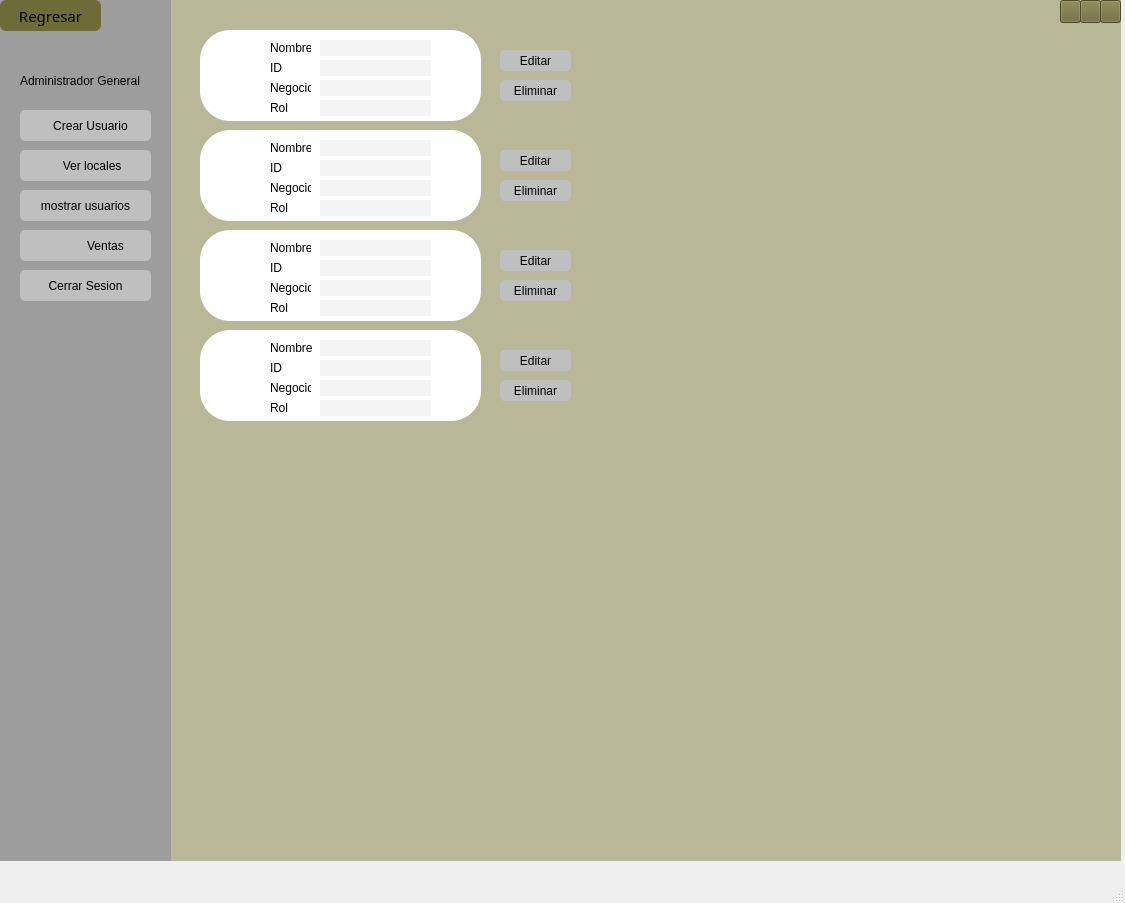
<?xml version="1.0" encoding="UTF-8"?>
<ui version="4.0">
 <class>MainWindow</class>
 <widget class="QMainWindow" name="MainWindow">
  <property name="windowModality">
   <enum>Qt::NonModal</enum>
  </property>
  <property name="geometry">
   <rect>
    <x>0</x>
    <y>0</y>
    <width>1125</width>
    <height>903</height>
   </rect>
  </property>
  <property name="sizePolicy">
   <sizepolicy hsizetype="Maximum" vsizetype="Maximum">
    <horstretch>0</horstretch>
    <verstretch>0</verstretch>
   </sizepolicy>
  </property>
  <property name="windowTitle">
   <string>MainWindow</string>
  </property>
  <widget class="QWidget" name="centralwidget">
   <widget class="QWidget" name="widget" native="true">
    <property name="geometry">
     <rect>
      <x>0</x>
      <y>0</y>
      <width>1121</width>
      <height>861</height>
     </rect>
    </property>
    <property name="styleSheet">
     <string notr="true">background-color: rgb(184, 183, 152);
</string>
    </property>
    <widget class="QWidget" name="widget_2" native="true">
     <property name="geometry">
      <rect>
       <x>0</x>
       <y>0</y>
       <width>171</width>
       <height>861</height>
      </rect>
     </property>
     <property name="styleSheet">
      <string notr="true">background-color: rgb(158, 157, 157);
</string>
     </property>
     <widget class="QLabel" name="label">
      <property name="geometry">
       <rect>
        <x>50</x>
        <y>30</y>
        <width>71</width>
        <height>71</height>
       </rect>
      </property>
      <property name="mouseTracking">
       <bool>false</bool>
      </property>
      <property name="autoFillBackground">
       <bool>false</bool>
      </property>
      <property name="styleSheet">
       <string notr="true">border-radius: 10px;</string>
      </property>
      <property name="text">
       <string/>
      </property>
      <property name="pixmap">
       <pixmap>../../../imagen.png</pixmap>
      </property>
      <property name="scaledContents">
       <bool>true</bool>
      </property>
      <property name="wordWrap">
       <bool>false</bool>
      </property>
      <property name="openExternalLinks">
       <bool>false</bool>
      </property>
     </widget>
     <widget class="QLabel" name="label_2">
      <property name="geometry">
       <rect>
        <x>20</x>
        <y>70</y>
        <width>121</width>
        <height>21</height>
       </rect>
      </property>
      <property name="styleSheet">
       <string notr="true">font: 87 7pt &quot;Arial Black&quot;;</string>
      </property>
      <property name="text">
       <string>Administrador General</string>
      </property>
     </widget>
     <widget class="QPushButton" name="pushButton">
      <property name="geometry">
       <rect>
        <x>20</x>
        <y>110</y>
        <width>131</width>
        <height>31</height>
       </rect>
      </property>
      <property name="styleSheet">
       <string notr="true">border-radius: 5px;
font: 87 5pt &quot;Arial Black&quot;;
background-color: rgb(191, 191, 191);</string>
      </property>
      <property name="text">
       <string>   Crear Usuario</string>
      </property>
      <property name="icon">
       <iconset>
        <normaloff>../Imagenes proyecto/simbolomas.svg</normaloff>../Imagenes proyecto/simbolomas.svg</iconset>
      </property>
     </widget>
     <widget class="QPushButton" name="pushButton_2">
      <property name="geometry">
       <rect>
        <x>20</x>
        <y>150</y>
        <width>131</width>
        <height>31</height>
       </rect>
      </property>
      <property name="styleSheet">
       <string notr="true">border-radius: 5px;
font: 87 5pt &quot;Arial Black&quot;;
background-color: rgb(191, 191, 191);</string>
      </property>
      <property name="text">
       <string>    Ver locales</string>
      </property>
      <property name="icon">
       <iconset>
        <normaloff>../Imagenes proyecto/mostrarusuario.svg</normaloff>../Imagenes proyecto/mostrarusuario.svg</iconset>
      </property>
     </widget>
     <widget class="QPushButton" name="pushButton_3">
      <property name="geometry">
       <rect>
        <x>20</x>
        <y>190</y>
        <width>131</width>
        <height>31</height>
       </rect>
      </property>
      <property name="styleSheet">
       <string notr="true">border-radius: 5px;
font: 87 5pt &quot;Arial Black&quot;;
background-color: rgb(191, 191, 191);</string>
      </property>
      <property name="text">
       <string>mostrar usuarios</string>
      </property>
      <property name="icon">
       <iconset>
        <normaloff>../Imagenes proyecto/mostrarusuario.svg</normaloff>../Imagenes proyecto/mostrarusuario.svg</iconset>
      </property>
     </widget>
     <widget class="QPushButton" name="pushButton_4">
      <property name="geometry">
       <rect>
        <x>20</x>
        <y>230</y>
        <width>131</width>
        <height>31</height>
       </rect>
      </property>
      <property name="styleSheet">
       <string notr="true">border-radius: 5px;
font: 87 5pt &quot;Arial Black&quot;;
background-color: rgb(191, 191, 191);</string>
      </property>
      <property name="text">
       <string>            Ventas</string>
      </property>
      <property name="icon">
       <iconset>
        <normaloff>../Imagenes proyecto/cart-shopping-solid.svg</normaloff>../Imagenes proyecto/cart-shopping-solid.svg</iconset>
      </property>
     </widget>
     <widget class="QPushButton" name="pushButton_5">
      <property name="geometry">
       <rect>
        <x>20</x>
        <y>270</y>
        <width>131</width>
        <height>31</height>
       </rect>
      </property>
      <property name="styleSheet">
       <string notr="true">border-radius: 5px;
font: 87 5pt &quot;Arial Black&quot;;
background-color: rgb(191, 191, 191);</string>
      </property>
      <property name="text">
       <string>Cerrar Sesion</string>
      </property>
      <property name="icon">
       <iconset>
        <normaloff>../Imagenes proyecto/cerrarsesion.svg</normaloff>../Imagenes proyecto/cerrarsesion.svg</iconset>
      </property>
     </widget>
     <widget class="QLabel" name="label_3">
      <property name="geometry">
       <rect>
        <x>50</x>
        <y>310</y>
        <width>71</width>
        <height>71</height>
       </rect>
      </property>
      <property name="styleSheet">
       <string notr="true">border-radius: 10px;</string>
      </property>
      <property name="text">
       <string/>
      </property>
      <property name="pixmap">
       <pixmap>../../../logo.png</pixmap>
      </property>
      <property name="scaledContents">
       <bool>true</bool>
      </property>
     </widget>
     <widget class="QPushButton" name="pushButton_6">
      <property name="geometry">
       <rect>
        <x>0</x>
        <y>0</y>
        <width>101</width>
        <height>31</height>
       </rect>
      </property>
      <property name="font">
       <font>
        <family>Arial Black</family>
        <pointsize>11</pointsize>
        <weight>10</weight>
        <italic>false</italic>
        <bold>false</bold>
       </font>
      </property>
      <property name="styleSheet">
       <string notr="true">border-radius: 6px;
font: 7pt &quot;MS Shell Dlg 2&quot;;
font: 87 11pt &quot;Arial Black&quot;;
background-color: rgb(109, 107, 56);
</string>
      </property>
      <property name="text">
       <string>Regresar</string>
      </property>
      <property name="icon">
       <iconset>
        <normaloff>../Imagenes proyecto/regresar.svg</normaloff>../Imagenes proyecto/regresar.svg</iconset>
      </property>
     </widget>
    </widget>
    <widget class="QWidget" name="widget_3" native="true">
     <property name="geometry">
      <rect>
       <x>200</x>
       <y>30</y>
       <width>281</width>
       <height>91</height>
      </rect>
     </property>
     <property name="styleSheet">
      <string notr="true">background-color: rgb(255, 255, 255);
border-radius:30px;
border:2px soild #6B675A;</string>
     </property>
     <widget class="QLabel" name="label_4">
      <property name="geometry">
       <rect>
        <x>70</x>
        <y>10</y>
        <width>41</width>
        <height>16</height>
       </rect>
      </property>
      <property name="styleSheet">
       <string notr="true">font: 87 7pt &quot;Arial Black&quot;;
background-color: rgb(255, 255, 255);</string>
      </property>
      <property name="text">
       <string>Nombre</string>
      </property>
     </widget>
     <widget class="QLabel" name="label_5">
      <property name="geometry">
       <rect>
        <x>70</x>
        <y>30</y>
        <width>41</width>
        <height>16</height>
       </rect>
      </property>
      <property name="styleSheet">
       <string notr="true">font: 87 7pt &quot;Arial Black&quot;;
background-color: rgb(255, 255, 255);</string>
      </property>
      <property name="text">
       <string>ID</string>
      </property>
     </widget>
     <widget class="QLabel" name="label_6">
      <property name="geometry">
       <rect>
        <x>70</x>
        <y>50</y>
        <width>41</width>
        <height>16</height>
       </rect>
      </property>
      <property name="styleSheet">
       <string notr="true">font: 87 7pt &quot;Arial Black&quot;;
background-color: rgb(255, 255, 255);</string>
      </property>
      <property name="text">
       <string>Negocio</string>
      </property>
     </widget>
     <widget class="QLabel" name="label_7">
      <property name="geometry">
       <rect>
        <x>70</x>
        <y>70</y>
        <width>41</width>
        <height>16</height>
       </rect>
      </property>
      <property name="styleSheet">
       <string notr="true">font: 87 7pt &quot;Arial Black&quot;;
background-color: rgb(255, 255, 255);</string>
      </property>
      <property name="text">
       <string>Rol</string>
      </property>
     </widget>
     <widget class="QLabel" name="label_8">
      <property name="geometry">
       <rect>
        <x>10</x>
        <y>20</y>
        <width>47</width>
        <height>51</height>
       </rect>
      </property>
      <property name="text">
       <string/>
      </property>
      <property name="pixmap">
       <pixmap>../Imagenes proyecto/imagenvista.jpg</pixmap>
      </property>
      <property name="scaledContents">
       <bool>true</bool>
      </property>
     </widget>
     <widget class="QLabel" name="label_24">
      <property name="geometry">
       <rect>
        <x>120</x>
        <y>10</y>
        <width>111</width>
        <height>16</height>
       </rect>
      </property>
      <property name="styleSheet">
       <string notr="true">border-radius:2px;
background-color: rgb(244, 244, 244);</string>
      </property>
      <property name="text">
       <string/>
      </property>
     </widget>
     <widget class="QLabel" name="label_25">
      <property name="geometry">
       <rect>
        <x>120</x>
        <y>30</y>
        <width>111</width>
        <height>16</height>
       </rect>
      </property>
      <property name="styleSheet">
       <string notr="true">border-radius:2px;
background-color: rgb(244, 244, 244);</string>
      </property>
      <property name="text">
       <string/>
      </property>
     </widget>
     <widget class="QLabel" name="label_26">
      <property name="geometry">
       <rect>
        <x>120</x>
        <y>50</y>
        <width>111</width>
        <height>16</height>
       </rect>
      </property>
      <property name="styleSheet">
       <string notr="true">border-radius:2px;
background-color: rgb(244, 244, 244);</string>
      </property>
      <property name="text">
       <string/>
      </property>
     </widget>
     <widget class="QLabel" name="label_30">
      <property name="geometry">
       <rect>
        <x>120</x>
        <y>70</y>
        <width>111</width>
        <height>16</height>
       </rect>
      </property>
      <property name="styleSheet">
       <string notr="true">border-radius:2px;
background-color: rgb(244, 244, 244);</string>
      </property>
      <property name="text">
       <string/>
      </property>
     </widget>
    </widget>
    <widget class="QWidget" name="widget_4" native="true">
     <property name="geometry">
      <rect>
       <x>200</x>
       <y>130</y>
       <width>281</width>
       <height>91</height>
      </rect>
     </property>
     <property name="styleSheet">
      <string notr="true">background-color: rgb(255, 255, 255);
border-radius:30px;
border:2px soild #6B675A;</string>
     </property>
     <widget class="QLabel" name="label_9">
      <property name="geometry">
       <rect>
        <x>70</x>
        <y>10</y>
        <width>41</width>
        <height>16</height>
       </rect>
      </property>
      <property name="styleSheet">
       <string notr="true">font: 87 7pt &quot;Arial Black&quot;;
background-color: rgb(255, 255, 255);</string>
      </property>
      <property name="text">
       <string>Nombre</string>
      </property>
     </widget>
     <widget class="QLabel" name="label_10">
      <property name="geometry">
       <rect>
        <x>70</x>
        <y>30</y>
        <width>41</width>
        <height>16</height>
       </rect>
      </property>
      <property name="styleSheet">
       <string notr="true">font: 87 7pt &quot;Arial Black&quot;;
background-color: rgb(255, 255, 255);</string>
      </property>
      <property name="text">
       <string>ID</string>
      </property>
     </widget>
     <widget class="QLabel" name="label_11">
      <property name="geometry">
       <rect>
        <x>70</x>
        <y>50</y>
        <width>41</width>
        <height>16</height>
       </rect>
      </property>
      <property name="styleSheet">
       <string notr="true">font: 87 7pt &quot;Arial Black&quot;;
background-color: rgb(255, 255, 255);</string>
      </property>
      <property name="text">
       <string>Negocio</string>
      </property>
     </widget>
     <widget class="QLabel" name="label_12">
      <property name="geometry">
       <rect>
        <x>70</x>
        <y>70</y>
        <width>41</width>
        <height>16</height>
       </rect>
      </property>
      <property name="styleSheet">
       <string notr="true">font: 87 7pt &quot;Arial Black&quot;;
background-color: rgb(255, 255, 255);</string>
      </property>
      <property name="text">
       <string>Rol</string>
      </property>
     </widget>
     <widget class="QLabel" name="label_13">
      <property name="geometry">
       <rect>
        <x>10</x>
        <y>20</y>
        <width>47</width>
        <height>51</height>
       </rect>
      </property>
      <property name="text">
       <string/>
      </property>
      <property name="pixmap">
       <pixmap>../Imagenes proyecto/imagenvista.jpg</pixmap>
      </property>
      <property name="scaledContents">
       <bool>true</bool>
      </property>
     </widget>
     <widget class="QLabel" name="label_27">
      <property name="geometry">
       <rect>
        <x>120</x>
        <y>10</y>
        <width>111</width>
        <height>16</height>
       </rect>
      </property>
      <property name="styleSheet">
       <string notr="true">border-radius:2px;
background-color: rgb(244, 244, 244);</string>
      </property>
      <property name="text">
       <string/>
      </property>
     </widget>
     <widget class="QLabel" name="label_29">
      <property name="geometry">
       <rect>
        <x>120</x>
        <y>30</y>
        <width>111</width>
        <height>16</height>
       </rect>
      </property>
      <property name="styleSheet">
       <string notr="true">border-radius:2px;
background-color: rgb(244, 244, 244);</string>
      </property>
      <property name="text">
       <string/>
      </property>
     </widget>
     <widget class="QLabel" name="label_31">
      <property name="geometry">
       <rect>
        <x>120</x>
        <y>50</y>
        <width>111</width>
        <height>16</height>
       </rect>
      </property>
      <property name="styleSheet">
       <string notr="true">border-radius:2px;
background-color: rgb(244, 244, 244);</string>
      </property>
      <property name="text">
       <string/>
      </property>
     </widget>
     <widget class="QLabel" name="label_33">
      <property name="geometry">
       <rect>
        <x>120</x>
        <y>70</y>
        <width>111</width>
        <height>16</height>
       </rect>
      </property>
      <property name="styleSheet">
       <string notr="true">border-radius:2px;
background-color: rgb(244, 244, 244);</string>
      </property>
      <property name="text">
       <string/>
      </property>
     </widget>
    </widget>
    <widget class="QWidget" name="widget_5" native="true">
     <property name="geometry">
      <rect>
       <x>200</x>
       <y>230</y>
       <width>281</width>
       <height>91</height>
      </rect>
     </property>
     <property name="styleSheet">
      <string notr="true">background-color: rgb(255, 255, 255);
border-radius:30px;
border:2px soild #6B675A;</string>
     </property>
     <widget class="QLabel" name="label_14">
      <property name="geometry">
       <rect>
        <x>70</x>
        <y>10</y>
        <width>41</width>
        <height>16</height>
       </rect>
      </property>
      <property name="styleSheet">
       <string notr="true">font: 87 7pt &quot;Arial Black&quot;;
background-color: rgb(255, 255, 255);</string>
      </property>
      <property name="text">
       <string>Nombre</string>
      </property>
     </widget>
     <widget class="QLabel" name="label_15">
      <property name="geometry">
       <rect>
        <x>70</x>
        <y>30</y>
        <width>41</width>
        <height>16</height>
       </rect>
      </property>
      <property name="styleSheet">
       <string notr="true">font: 87 7pt &quot;Arial Black&quot;;
background-color: rgb(255, 255, 255);</string>
      </property>
      <property name="text">
       <string>ID</string>
      </property>
     </widget>
     <widget class="QLabel" name="label_16">
      <property name="geometry">
       <rect>
        <x>70</x>
        <y>50</y>
        <width>41</width>
        <height>16</height>
       </rect>
      </property>
      <property name="styleSheet">
       <string notr="true">font: 87 7pt &quot;Arial Black&quot;;
background-color: rgb(255, 255, 255);</string>
      </property>
      <property name="text">
       <string>Negocio</string>
      </property>
     </widget>
     <widget class="QLabel" name="label_17">
      <property name="geometry">
       <rect>
        <x>70</x>
        <y>70</y>
        <width>41</width>
        <height>16</height>
       </rect>
      </property>
      <property name="styleSheet">
       <string notr="true">font: 87 7pt &quot;Arial Black&quot;;
background-color: rgb(255, 255, 255);</string>
      </property>
      <property name="text">
       <string>Rol</string>
      </property>
     </widget>
     <widget class="QLabel" name="label_18">
      <property name="geometry">
       <rect>
        <x>10</x>
        <y>20</y>
        <width>47</width>
        <height>51</height>
       </rect>
      </property>
      <property name="text">
       <string/>
      </property>
      <property name="pixmap">
       <pixmap>../Imagenes proyecto/imagenvista.jpg</pixmap>
      </property>
      <property name="scaledContents">
       <bool>true</bool>
      </property>
     </widget>
     <widget class="QLabel" name="label_32">
      <property name="geometry">
       <rect>
        <x>120</x>
        <y>10</y>
        <width>111</width>
        <height>16</height>
       </rect>
      </property>
      <property name="styleSheet">
       <string notr="true">border-radius:2px;
background-color: rgb(244, 244, 244);</string>
      </property>
      <property name="text">
       <string/>
      </property>
     </widget>
     <widget class="QLabel" name="label_34">
      <property name="geometry">
       <rect>
        <x>120</x>
        <y>30</y>
        <width>111</width>
        <height>16</height>
       </rect>
      </property>
      <property name="styleSheet">
       <string notr="true">border-radius:2px;
background-color: rgb(244, 244, 244);</string>
      </property>
      <property name="text">
       <string/>
      </property>
     </widget>
     <widget class="QLabel" name="label_35">
      <property name="geometry">
       <rect>
        <x>120</x>
        <y>50</y>
        <width>111</width>
        <height>16</height>
       </rect>
      </property>
      <property name="styleSheet">
       <string notr="true">border-radius:2px;
background-color: rgb(244, 244, 244);</string>
      </property>
      <property name="text">
       <string/>
      </property>
     </widget>
     <widget class="QLabel" name="label_37">
      <property name="geometry">
       <rect>
        <x>120</x>
        <y>70</y>
        <width>111</width>
        <height>16</height>
       </rect>
      </property>
      <property name="styleSheet">
       <string notr="true">border-radius:2px;
background-color: rgb(244, 244, 244);</string>
      </property>
      <property name="text">
       <string/>
      </property>
     </widget>
    </widget>
    <widget class="QWidget" name="widget_6" native="true">
     <property name="geometry">
      <rect>
       <x>200</x>
       <y>330</y>
       <width>281</width>
       <height>91</height>
      </rect>
     </property>
     <property name="styleSheet">
      <string notr="true">background-color: rgb(255, 255, 255);
border-radius:30px;
border:2px soild #6B675A;</string>
     </property>
     <widget class="QLabel" name="label_19">
      <property name="geometry">
       <rect>
        <x>70</x>
        <y>10</y>
        <width>121</width>
        <height>16</height>
       </rect>
      </property>
      <property name="styleSheet">
       <string notr="true">font: 87 7pt &quot;Arial Black&quot;;
background-color: rgb(255, 255, 255);</string>
      </property>
      <property name="text">
       <string>Nombre</string>
      </property>
     </widget>
     <widget class="QLabel" name="label_20">
      <property name="geometry">
       <rect>
        <x>70</x>
        <y>30</y>
        <width>41</width>
        <height>16</height>
       </rect>
      </property>
      <property name="styleSheet">
       <string notr="true">font: 87 7pt &quot;Arial Black&quot;;
background-color: rgb(255, 255, 255);</string>
      </property>
      <property name="text">
       <string>ID</string>
      </property>
     </widget>
     <widget class="QLabel" name="label_21">
      <property name="geometry">
       <rect>
        <x>70</x>
        <y>50</y>
        <width>41</width>
        <height>16</height>
       </rect>
      </property>
      <property name="styleSheet">
       <string notr="true">font: 87 7pt &quot;Arial Black&quot;;
background-color: rgb(255, 255, 255);</string>
      </property>
      <property name="text">
       <string>Negocio</string>
      </property>
     </widget>
     <widget class="QLabel" name="label_22">
      <property name="geometry">
       <rect>
        <x>70</x>
        <y>70</y>
        <width>41</width>
        <height>16</height>
       </rect>
      </property>
      <property name="styleSheet">
       <string notr="true">font: 87 7pt &quot;Arial Black&quot;;
background-color: rgb(255, 255, 255);</string>
      </property>
      <property name="text">
       <string>Rol</string>
      </property>
     </widget>
     <widget class="QLabel" name="label_23">
      <property name="geometry">
       <rect>
        <x>10</x>
        <y>20</y>
        <width>47</width>
        <height>51</height>
       </rect>
      </property>
      <property name="text">
       <string/>
      </property>
      <property name="pixmap">
       <pixmap>../Imagenes proyecto/imagenvista.jpg</pixmap>
      </property>
      <property name="scaledContents">
       <bool>true</bool>
      </property>
     </widget>
     <widget class="QLabel" name="label_36">
      <property name="geometry">
       <rect>
        <x>120</x>
        <y>10</y>
        <width>111</width>
        <height>16</height>
       </rect>
      </property>
      <property name="styleSheet">
       <string notr="true">border-radius:2px;
background-color: rgb(244, 244, 244);</string>
      </property>
      <property name="text">
       <string/>
      </property>
     </widget>
     <widget class="QLabel" name="label_38">
      <property name="geometry">
       <rect>
        <x>120</x>
        <y>30</y>
        <width>111</width>
        <height>16</height>
       </rect>
      </property>
      <property name="styleSheet">
       <string notr="true">border-radius:2px;
background-color: rgb(244, 244, 244);</string>
      </property>
      <property name="text">
       <string/>
      </property>
     </widget>
     <widget class="QLabel" name="label_39">
      <property name="geometry">
       <rect>
        <x>120</x>
        <y>50</y>
        <width>111</width>
        <height>16</height>
       </rect>
      </property>
      <property name="styleSheet">
       <string notr="true">border-radius:2px;
background-color: rgb(244, 244, 244);</string>
      </property>
      <property name="text">
       <string/>
      </property>
     </widget>
     <widget class="QLabel" name="label_40">
      <property name="geometry">
       <rect>
        <x>120</x>
        <y>70</y>
        <width>111</width>
        <height>16</height>
       </rect>
      </property>
      <property name="styleSheet">
       <string notr="true">border-radius:2px;
background-color: rgb(244, 244, 244);</string>
      </property>
      <property name="text">
       <string/>
      </property>
     </widget>
    </widget>
    <widget class="QPushButton" name="pushButton_7">
     <property name="geometry">
      <rect>
       <x>500</x>
       <y>50</y>
       <width>71</width>
       <height>21</height>
      </rect>
     </property>
     <property name="styleSheet">
      <string notr="true">border-radius: 5px;
font: 87 5pt &quot;Arial Black&quot;;
background-color: rgb(191, 191, 191);</string>
     </property>
     <property name="text">
      <string>Editar</string>
     </property>
     <property name="icon">
      <iconset>
       <normaloff>../Imagenes proyecto/editar.svg</normaloff>../Imagenes proyecto/editar.svg</iconset>
     </property>
    </widget>
    <widget class="QPushButton" name="pushButton_8">
     <property name="geometry">
      <rect>
       <x>500</x>
       <y>80</y>
       <width>71</width>
       <height>21</height>
      </rect>
     </property>
     <property name="styleSheet">
      <string notr="true">border-radius: 5px;
font: 87 5pt &quot;Arial Black&quot;;
background-color: rgb(191, 191, 191);</string>
     </property>
     <property name="text">
      <string>Eliminar</string>
     </property>
     <property name="icon">
      <iconset>
       <normaloff>../Imagenes proyecto/x-solid.svg</normaloff>../Imagenes proyecto/x-solid.svg</iconset>
     </property>
    </widget>
    <widget class="QPushButton" name="pushButton_9">
     <property name="geometry">
      <rect>
       <x>500</x>
       <y>150</y>
       <width>71</width>
       <height>21</height>
      </rect>
     </property>
     <property name="styleSheet">
      <string notr="true">border-radius: 5px;
font: 87 5pt &quot;Arial Black&quot;;
background-color: rgb(191, 191, 191);</string>
     </property>
     <property name="text">
      <string>Editar</string>
     </property>
     <property name="icon">
      <iconset>
       <normaloff>../Imagenes proyecto/editar.svg</normaloff>../Imagenes proyecto/editar.svg</iconset>
     </property>
    </widget>
    <widget class="QPushButton" name="pushButton_10">
     <property name="geometry">
      <rect>
       <x>500</x>
       <y>250</y>
       <width>71</width>
       <height>21</height>
      </rect>
     </property>
     <property name="styleSheet">
      <string notr="true">border-radius: 5px;
font: 87 5pt &quot;Arial Black&quot;;
background-color: rgb(191, 191, 191);</string>
     </property>
     <property name="text">
      <string>Editar</string>
     </property>
     <property name="icon">
      <iconset>
       <normaloff>../Imagenes proyecto/editar.svg</normaloff>../Imagenes proyecto/editar.svg</iconset>
     </property>
    </widget>
    <widget class="QPushButton" name="pushButton_11">
     <property name="geometry">
      <rect>
       <x>500</x>
       <y>350</y>
       <width>71</width>
       <height>21</height>
      </rect>
     </property>
     <property name="styleSheet">
      <string notr="true">border-radius: 5px;
font: 87 5pt &quot;Arial Black&quot;;
background-color: rgb(191, 191, 191);</string>
     </property>
     <property name="text">
      <string>Editar</string>
     </property>
     <property name="icon">
      <iconset>
       <normaloff>../Imagenes proyecto/editar.svg</normaloff>../Imagenes proyecto/editar.svg</iconset>
     </property>
    </widget>
    <widget class="QPushButton" name="pushButton_12">
     <property name="geometry">
      <rect>
       <x>500</x>
       <y>180</y>
       <width>71</width>
       <height>21</height>
      </rect>
     </property>
     <property name="styleSheet">
      <string notr="true">border-radius: 5px;
font: 87 5pt &quot;Arial Black&quot;;
background-color: rgb(191, 191, 191);</string>
     </property>
     <property name="text">
      <string>Eliminar</string>
     </property>
     <property name="icon">
      <iconset>
       <normaloff>../Imagenes proyecto/x-solid.svg</normaloff>../Imagenes proyecto/x-solid.svg</iconset>
     </property>
    </widget>
    <widget class="QPushButton" name="pushButton_13">
     <property name="geometry">
      <rect>
       <x>500</x>
       <y>280</y>
       <width>71</width>
       <height>21</height>
      </rect>
     </property>
     <property name="styleSheet">
      <string notr="true">border-radius: 5px;
font: 87 5pt &quot;Arial Black&quot;;
background-color: rgb(191, 191, 191);</string>
     </property>
     <property name="text">
      <string>Eliminar</string>
     </property>
     <property name="icon">
      <iconset>
       <normaloff>../Imagenes proyecto/x-solid.svg</normaloff>../Imagenes proyecto/x-solid.svg</iconset>
     </property>
    </widget>
    <widget class="QPushButton" name="pushButton_14">
     <property name="geometry">
      <rect>
       <x>500</x>
       <y>380</y>
       <width>71</width>
       <height>21</height>
      </rect>
     </property>
     <property name="styleSheet">
      <string notr="true">border-radius: 5px;
font: 87 5pt &quot;Arial Black&quot;;
background-color: rgb(191, 191, 191);</string>
     </property>
     <property name="text">
      <string>Eliminar</string>
     </property>
     <property name="icon">
      <iconset>
       <normaloff>../Imagenes proyecto/x-solid.svg</normaloff>../Imagenes proyecto/x-solid.svg</iconset>
     </property>
    </widget>
    <widget class="QPushButton" name="pushButton_15">
     <property name="geometry">
      <rect>
       <x>1100</x>
       <y>0</y>
       <width>21</width>
       <height>23</height>
      </rect>
     </property>
     <property name="styleSheet">
      <string notr="true">background-color: rgb(109, 107, 56);</string>
     </property>
     <property name="text">
      <string/>
     </property>
     <property name="icon">
      <iconset>
       <normaloff>../Imagenes proyecto/x-solid.svg</normaloff>../Imagenes proyecto/x-solid.svg</iconset>
     </property>
    </widget>
    <widget class="QPushButton" name="pushButton_16">
     <property name="geometry">
      <rect>
       <x>1080</x>
       <y>0</y>
       <width>21</width>
       <height>23</height>
      </rect>
     </property>
     <property name="styleSheet">
      <string notr="true">background-color: rgb(109, 107, 56);</string>
     </property>
     <property name="text">
      <string/>
     </property>
     <property name="icon">
      <iconset>
       <normaloff>../Imagenes proyecto/window-restore-regular.svg</normaloff>../Imagenes proyecto/window-restore-regular.svg</iconset>
     </property>
    </widget>
    <widget class="QPushButton" name="pushButton_17">
     <property name="geometry">
      <rect>
       <x>1060</x>
       <y>0</y>
       <width>21</width>
       <height>23</height>
      </rect>
     </property>
     <property name="styleSheet">
      <string notr="true">background-color: rgb(109, 107, 56);</string>
     </property>
     <property name="text">
      <string/>
     </property>
     <property name="icon">
      <iconset>
       <normaloff>../Imagenes proyecto/minus-solid.svg</normaloff>../Imagenes proyecto/minus-solid.svg</iconset>
     </property>
    </widget>
   </widget>
  </widget>
  <widget class="QMenuBar" name="menubar">
   <property name="geometry">
    <rect>
     <x>0</x>
     <y>0</y>
     <width>1125</width>
     <height>21</height>
    </rect>
   </property>
  </widget>
  <widget class="QStatusBar" name="statusbar"/>
 </widget>
 <resources/>
 <connections/>
</ui>
